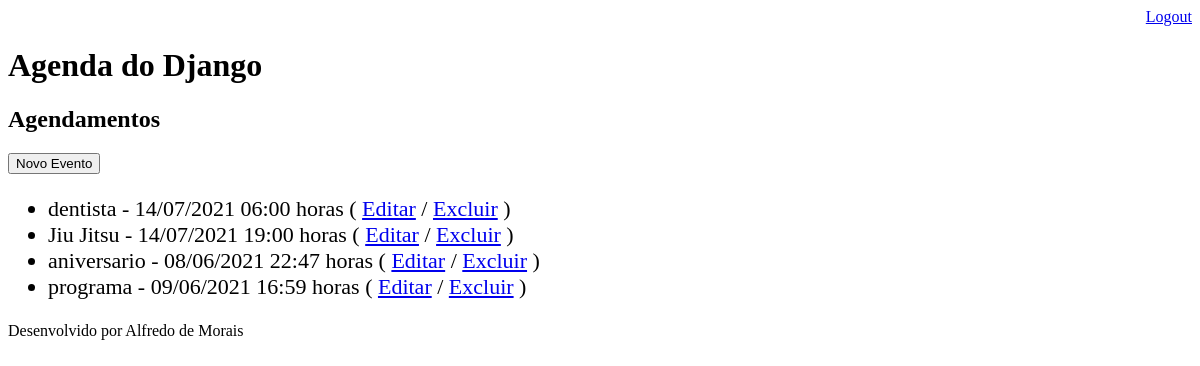
/agenda/ (signed in), run on an earlier commit of the app's database.
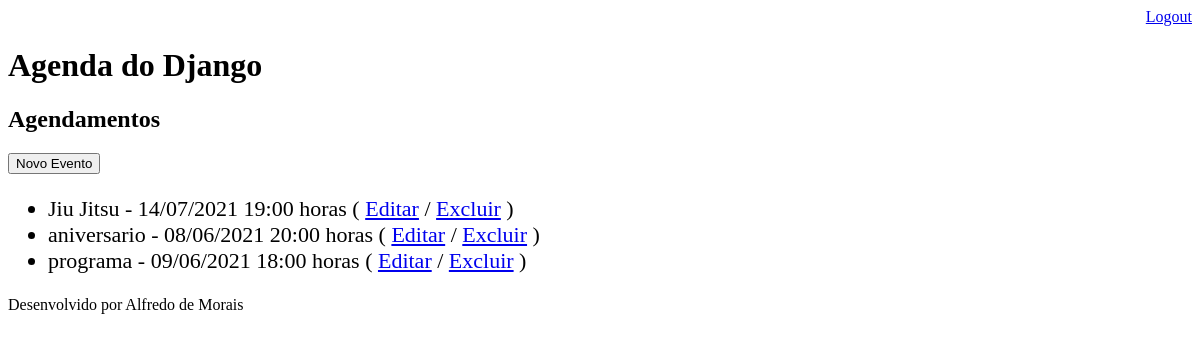
And on a later commit of the database.
### core/models.py (models this page shows, shortened)
class Evento(models.Model):
    titulo = models.CharField(max_length=100)
    descricao = models.TextField(blank=True, null=True)
    data_evento = models.DateTimeField(verbose_name='Data do Evento')
    data_criacao = models.DateTimeField(auto_now=True)
    usuario = models.ForeignKey(User, on_delete=models.CASCADE)
    class Meta:
        db_table = 'evento'
    def get_data_evento(self):
        return self.data_evento.strftime('%d/%m/%Y %H:%M horas')
    def get_evento_atrasado(self):
        if self.data_evento < datetime.now():
            return True
        else:
            return False

### core/views.py (the view)
# urls.py: path('agenda/', views.lista_eventos),
@login_required(login_url='/login/')
def lista_eventos(request):
    usuario = request.user
    data_atual = datetime.now() - timedelta(hours=1)
    evento = Evento.objects.filter(usuario=usuario,
                                   data_evento__gt=data_atual)
    dados = {'eventos': evento}
    return render(request, 'agenda.html', dados)

### templates/agenda.html (shortened to what this page needs)
{% extends "model-page.html" %}
{% block content %}
	<h2>Agendamentos</h1>
    <a href="evento/">
        <button type="button">Novo Evento</button>
    </a>
    <ul style="font-size: 22px">
        {% for evento in eventos %}
            <li>
                <div style=>
                    {{ evento.titulo }} - {{ evento.get_data_evento }}
                    ( <a href="evento/?id={{ evento.id }}">Editar</a>
                    / <a href="evento/delete/{{ evento.id }}/">Excluir</a> )
                </div>
            </li>
        {% endfor %}
    </ul>
{% endblock %}

### templates/model-page.html
<!doctype html>
<html lang="pt-br">
	<head>
        {% include "model-header.html" %}
	</head>
	<body>
        {% block content %}{% endblock %}
        {% include "model-footer.html" %}
	</body>
</html>

### templates/model-header.html (shortened to what this page needs)
    <div align="right">
        <a href='/logout'>Logout</a>
    </div>
    <h1>Agenda do Django</h1>

### templates/model-footer.html
<p>Desenvolvido por Alfredo de Morais</p>

What changed in the data, as far as the page shows it:
removed Evento: titulo "dentista", get_data_evento "14/07/2021 06:00 horas"
changed Evento "aniversario": get_data_evento "08/06/2021 22:47 horas" → "08/06/2021 20:00 horas"
changed Evento "programa": get_data_evento "09/06/2021 16:59 horas" → "09/06/2021 18:00 horas"
